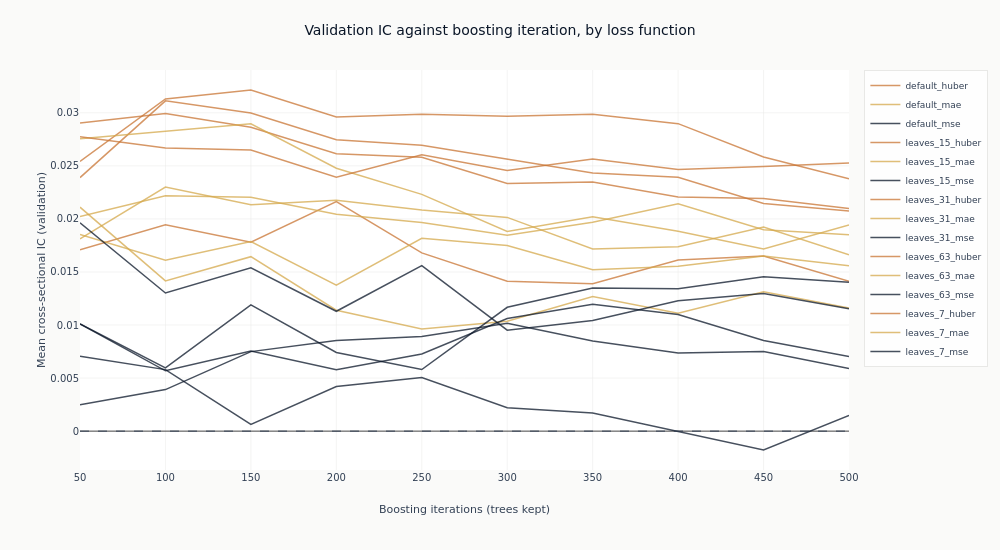

Notebook source saved alongside this figure:
### Markdown cell above
### What more trees do

Each line traces one configuration's out-of-sample IC as trees are added to it. This is the
figure the checkpoint dimension exists to produce, and it separates two things a single
end-of-training number cannot.

A line that rises and then falls has an interior optimum: the model was still learning, then
began fitting the training window at the expense of the validation folds. A line that wanders
without trend around zero never had anything to learn in the first place, and its highest point
is wherever the noise happened to peak. The difference matters, because both produce a
respectable-looking maximum.

### Code cell
curves = catalog.filter("full_coverage").sort("config_name", "checkpoint_value")
objectives = {"mse": COLORS["blue"], "mae": COLORS["amber"], "huber": COLORS["copper"]}


def objective_of(name: str) -> str:
    """Read the loss function out of a declared configuration name."""
    return next((key for key in objectives if name.endswith(key)), "mse")


fig_curves = go.Figure()
for config_name in curves.get_column("config_name").unique(maintain_order=True):
    series = curves.filter(pl.col("config_name") == config_name)
    fig_curves.add_trace(
        go.Scatter(
            x=series.get_column("checkpoint_value").to_list(),
            y=series.get_column("ic_mean").to_list(),
            mode="lines",
            name=config_name,
            line=dict(color=objectives[objective_of(config_name)], width=1.5),
            opacity=0.75,
        )
    )
fig_curves.add_hline(y=0, line_width=1, line_dash="dash", line_color=COLORS["neutral"])
fig_curves.update_layout(
    title="Validation IC against boosting iteration, by loss function",
    height=550,
    width=1000,
    margin=dict(t=70),
    legend=dict(font=dict(size=9)),
)
fig_curves.update_xaxes(title_text="Boosting iterations (trees kept)")
fig_curves.update_yaxes(title_text="Mean cross-sectional IC (validation)")
show_plotly_with_alt(
    fig_curves,
    "Line chart of mean validation information coefficient against boosting iteration, one line "
    "per configuration, coloured by loss function: blue for squared error, amber for absolute "
    "error, copper for Huber. A dashed line marks zero. Almost every line stays above zero across "
    "the whole range, with one squared-error line dipping just below it at the later "
    "checkpoints. The copper Huber lines sit at the top of the band and the blue squared-error "
    "lines at the bottom, separated from the first checkpoints onwards, and most lines reach "
    "their highest point early and drift sideways or down after it.",
)

### Figure 1 — Plotly figure (JSON) as saved in the notebook; plotly's stock layout.template omitted (floating-point values rounded to 4 significant figures)
{"data": [{"line": {"color": "#C87533", "width": 1.5}, "mode": "lines", "name": "default_huber", "opacity": 0.75, "type": "scatter", "x": [50, 100, 150, 200, 250, 300, 350, 400, 450, 500], "y": [0.01709, 0.01945, 0.0178, 0.02164, 0.0168, 0.01412, 0.01389, 0.01612, 0.0165, 0.01413]}, {"line": {"color": "#D4A84B", "width": 1.5}, "mode": "lines", "name": "default_mae", "opacity": 0.75, "type": "scatter", "x": [50, 100, 150, 200, 250, 300, 350, 400, 450, 500], "y": [0.02111, 0.01416, 0.01644, 0.01139, 0.009617, 0.01035, 0.01269, 0.01112, 0.01314, 0.0116]}, {"line": {"color": "#0a1628", "width": 1.5}, "mode": "lines", "name": "default_mse", "opacity": 0.75, "type": "scatter", "x": [50, 100, 150, 200, 250, 300, 350, 400, 450, 500], "y": [0.007064, 0.005799, 0.0006331, 0.004207, 0.005048, 0.002199, 0.001716, -5.934e-05, -0.001778, 0.001485]}, {"line": {"color": "#C87533", "width": 1.5}, "mode": "lines", "name": "leaves_15_huber", "opacity": 0.75, "type": "scatter", "x": [50, 100, 150, 200, 250, 300, 350, 400, 450, 500], "y": [0.02542, 0.03131, 0.03215, 0.02961, 0.02985, 0.02968, 0.02986, 0.02898, 0.02584, 0.02379]}, {"line": {"color": "#D4A84B", "width": 1.5}, "mode": "lines", "name": "leaves_15_mae", "opacity": 0.75, "type": "scatter", "x": [50, 100, 150, 200, 250, 300, 350, 400, 450, 500], "y": [0.01853, 0.01611, 0.01787, 0.01375, 0.01818, 0.01748, 0.01521, 0.01553, 0.0165, 0.01559]}, {"line": {"color": "#0a1628", "width": 1.5}, "mode": "lines", "name": "leaves_15_mse", "opacity": 0.75, "type": "scatter", "x": [50, 100, 150, 200, 250, 300, 350, 400, 450, 500], "y": [0.01011, 0.005961, 0.0119, 0.007414, 0.005808, 0.01167, 0.0135, 0.01343, 0.01454, 0.01403]}, {"line": {"color": "#C87533", "width": 1.5}, "mode": "lines", "name": "leaves_31_huber", "opacity": 0.75, "type": "scatter", "x": [50, 100, 150, 200, 250, 300, 350, 400, 450, 500], "y": [0.02389, 0.03113, 0.02998, 0.02746, 0.02694, 0.02561, 0.02433, 0.02392, 0.02145, 0.02075]}, {"line": {"color": "#D4A84B", "width": 1.5}, "mode": "lines", "name": "leaves_31_mae", "opacity": 0.75, "type": "scatter", "x": [50, 100, 150, 200, 250, 300, 350, 400, 450, 500], "y": [0.01812, 0.023, 0.02135, 0.02177, 0.02084, 0.02014, 0.01717, 0.01737, 0.01925, 0.01662]}, {"line": {"color": "#0a1628", "width": 1.5}, "mode": "lines", "name": "leaves_31_mse", "opacity": 0.75, "type": "scatter", "x": [50, 100, 150, 200, 250, 300, 350, 400, 450, 500], "y": [0.00248, 0.003913, 0.007493, 0.008531, 0.008918, 0.01016, 0.008493, 0.007369, 0.007503, 0.0059]}, {"line": {"color": "#C87533", "width": 1.5}, "mode": "lines", "name": "leaves_63_huber", "opacity": 0.75, "type": "scatter", "x": [50, 100, 150, 200, 250, 300, 350, 400, 450, 500], "y": [0.02904, 0.02993, 0.02863, 0.02615, 0.02582, 0.02333, 0.02348, 0.02207, 0.02192, 0.02099]}, {"line": {"color": "#D4A84B", "width": 1.5}, "mode": "lines", "name": "leaves_63_mae", "opacity": 0.75, "type": "scatter", "x": [50, 100, 150, 200, 250, 300, 350, 400, 450, 500], "y": [0.02755, 0.02828, 0.02897, 0.02477, 0.02231, 0.01883, 0.02021, 0.01884, 0.01717, 0.01943]}, {"line": {"color": "#0a1628", "width": 1.5}, "mode": "lines", "name": "leaves_63_mse", "opacity": 0.75, "type": "scatter", "x": [50, 100, 150, 200, 250, 300, 350, 400, 450, 500], "y": [0.01964, 0.01302, 0.01539, 0.0113, 0.0156, 0.009515, 0.01043, 0.01228, 0.01298, 0.01152]}, {"line": {"color": "#C87533", "width": 1.5}, "mode": "lines", "name": "leaves_7_huber", "opacity": 0.75, "type": "scatter", "x": [50, 100, 150, 200, 250, 300, 350, 400, 450, 500], "y": [0.02774, 0.02669, 0.0265, 0.02392, 0.02605, 0.02456, 0.02565, 0.02466, 0.02493, 0.02526]}, {"line": {"color": "#D4A84B", "width": 1.5}, "mode": "lines", "name": "leaves_7_mae", "opacity": 0.75, "type": "scatter", "x": [50, 100, 150, 200, 250, 300, 350, 400, 450, 500], "y": [0.02022, 0.02218, 0.02204, 0.02043, 0.01967, 0.01846, 0.01968, 0.02143, 0.01898, 0.0185]}, {"line": {"color": "#0a1628", "width": 1.5}, "mode": "lines", "name": "leaves_7_mse", "opacity": 0.75, "type": "scatter", "x": [50, 100, 150, 200, 250, 300, 350, 400, 450, 500], "y": [0.01011, 0.005685, 0.007561, 0.005793, 0.007267, 0.01061, 0.01195, 0.01099, 0.008538, 0.007037]}], "layout": {"height": 550, "legend": {"font": {"size": 9}}, "margin": {"t": 70}, "shapes": [{"line": {"color": "#334155", "dash": "dash", "width": 1}, "type": "line", "x0": 0, "x1": 1, "xref": "x domain", "y0": 0, "y1": 0, "yref": "y"}], "title": {"text": "Validation IC against boosting iteration, by loss function"}, "width": 1000, "xaxis": {"title": {"text": "Boosting iterations (trees kept)"}}, "yaxis": {"title": {"text": "Mean cross-sectional IC (validation)"}}}}
